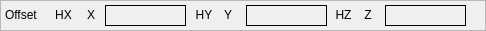
   <widget class="QFrame" name="frame_4">
    <property name="geometry">
     <rect>
      <x>0</x>
      <y>0</y>
      <width>486</width>
      <height>31</height>
     </rect>
    </property>
    <property name="frameShape">
     <enum>QFrame::StyledPanel</enum>
    </property>
    <property name="frameShadow">
     <enum>QFrame::Raised</enum>
    </property>
    <widget class="QLabel" name="label_2">
     <property name="geometry">
      <rect>
       <x>220</x>
       <y>5</y>
       <width>16</width>
       <height>19</height>
      </rect>
     </property>
     <property name="text">
      <string>Y</string>
     </property>
     <property name="alignment">
      <set>Qt::AlignCenter</set>
     </property>
    </widget>
    <widget class="QLabel" name="label_3">
     <property name="geometry">
      <rect>
       <x>360</x>
       <y>5</y>
       <width>16</width>
       <height>19</height>
      </rect>
     </property>
     <property name="text">
      <string>Z</string>
     </property>
     <property name="alignment">
      <set>Qt::AlignCenter</set>
     </property>
    </widget>
    <widget class="QLabel" name="dro_lb_x">
     <property name="geometry">
      <rect>
       <x>105</x>
       <y>5</y>
       <width>81</width>
       <height>21</height>
      </rect>
     </property>
     <property name="font">
      <font>
       <family>FreeMono</family>
       <pointsize>12</pointsize>
       <weight>75</weight>
       <bold>true</bold>
      </font>
     </property>
     <property name="frameShape">
      <enum>QFrame::Box</enum>
     </property>
     <property name="text">
      <string/>
     </property>
    </widget>
    <widget class="QLabel" name="dro_lb_z">
     <property name="geometry">
      <rect>
       <x>385</x>
       <y>5</y>
       <width>81</width>
       <height>21</height>
      </rect>
     </property>
     <property name="font">
      <font>
       <family>FreeMono</family>
       <pointsize>12</pointsize>
       <weight>75</weight>
       <bold>true</bold>
      </font>
     </property>
     <property name="frameShape">
      <enum>QFrame::Box</enum>
     </property>
     <property name="text">
      <string/>
     </property>
    </widget>
    <widget class="QLabel" name="label">
     <property name="geometry">
      <rect>
       <x>83</x>
       <y>5</y>
       <width>16</width>
       <height>19</height>
      </rect>
     </property>
     <property name="text">
      <string>X</string>
     </property>
     <property name="alignment">
      <set>Qt::AlignCenter</set>
     </property>
    </widget>
    <widget class="QLabel" name="dro_lb_y">
     <property name="geometry">
      <rect>
       <x>246</x>
       <y>5</y>
       <width>81</width>
       <height>21</height>
      </rect>
     </property>
     <property name="font">
      <font>
       <family>FreeMono</family>
       <pointsize>12</pointsize>
       <weight>75</weight>
       <bold>true</bold>
      </font>
     </property>
     <property name="frameShape">
      <enum>QFrame::Box</enum>
     </property>
     <property name="text">
      <string/>
     </property>
    </widget>
    <widget class="QLabel" name="home_lb_0">
     <property name="geometry">
      <rect>
       <x>53</x>
       <y>5</y>
       <width>21</width>
       <height>19</height>
      </rect>
     </property>
     <property name="frameShape">
      <enum>QFrame::NoFrame</enum>
     </property>
     <property name="text">
      <string>HX</string>
     </property>
     <property name="alignment">
      <set>Qt::AlignCenter</set>
     </property>
    </widget>
    <widget class="QLabel" name="home_lb_1">
     <property name="geometry">
      <rect>
       <x>194</x>
       <y>5</y>
       <width>20</width>
       <height>19</height>
      </rect>
     </property>
     <property name="frameShape">
      <enum>QFrame::NoFrame</enum>
     </property>
     <property name="text">
      <string>HY</string>
     </property>
     <property name="alignment">
      <set>Qt::AlignCenter</set>
     </property>
    </widget>
    <widget class="QLabel" name="home_lb_2">
     <property name="geometry">
      <rect>
       <x>333</x>
       <y>5</y>
       <width>21</width>
       <height>19</height>
      </rect>
     </property>
     <property name="frameShape">
      <enum>QFrame::NoFrame</enum>
     </property>
     <property name="text">
      <string>HZ</string>
     </property>
     <property name="alignment">
      <set>Qt::AlignCenter</set>
     </property>
    </widget>
    <widget class="QLabel" name="label_34">
     <property name="geometry">
      <rect>
       <x>5</x>
       <y>5</y>
       <width>46</width>
       <height>19</height>
      </rect>
     </property>
     <property name="text">
      <string>Offset</string>
     </property>
    </widget>
   </widget>
